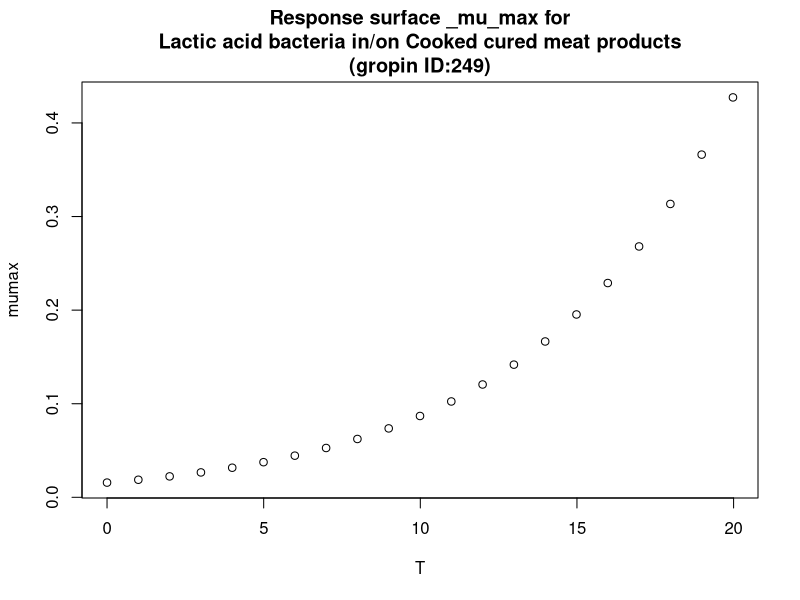

Recreate this plot in R.
#############################
# start of Parameter script
#############################
T <- seq(0,19.98001998002,length.out=21)
#############################
# end of Parameter script
#############################
############################# 
# start of Model script Gropin ID 249 
#############################
 
# constant coefficients for this model
a <- 46.6162
Ea <- 109.911
R <- 8.3140000000000002E-3
 
variables <- data.frame(T)
argumentsPar <- unique.data.frame(expand.grid(variables))
 
# heart of the model
response_surface <- function(T) {
   mumax <-2.302585*exp(a-(Ea/R)*(1/(T+273)))/24

	return(mumax=mumax)
} 

# output parameters
responseSurface <- cbind(argumentsPar,response_surface(argumentsPar['T']))
colnames(responseSurface) <- c(colnames(argumentsPar),'mumax')
#############################
# End of Model script
#############################
############################# 
# start of Visualisation script Gropin ID 249 
#############################
titleText <-'Response surface _mu_max for
Lactic acid bacteria in/on Cooked cured meat products
(gropin ID:249)'
plot(T,responseSurface$'mumax',xlab='T',
                          ylab='mumax',main=titleText)
#############################
# End of Visualisation script
#############################
